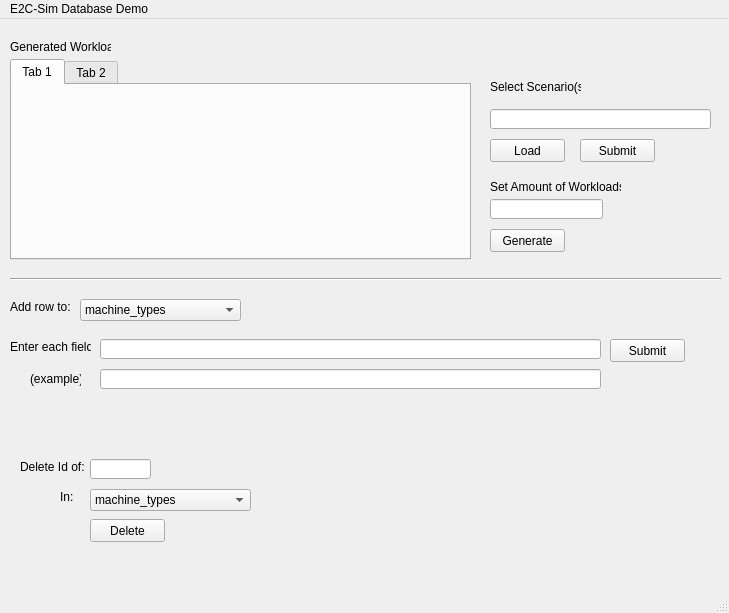
<?xml version="1.0" encoding="UTF-8"?>
<ui version="4.0">
 <class>MainWindow</class>
 <widget class="QMainWindow" name="MainWindow">
  <property name="geometry">
   <rect>
    <x>0</x>
    <y>0</y>
    <width>729</width>
    <height>613</height>
   </rect>
  </property>
  <property name="windowTitle">
   <string>MainWindow</string>
  </property>
  <widget class="QWidget" name="centralwidget">
   <widget class="QLabel" name="scen_label">
    <property name="geometry">
     <rect>
      <x>490</x>
      <y>60</y>
      <width>91</width>
      <height>16</height>
     </rect>
    </property>
    <property name="text">
     <string>Select Scenario(s)</string>
    </property>
   </widget>
   <widget class="QPushButton" name="scen_submit">
    <property name="geometry">
     <rect>
      <x>580</x>
      <y>120</y>
      <width>75</width>
      <height>23</height>
     </rect>
    </property>
    <property name="text">
     <string>Submit</string>
    </property>
   </widget>
   <widget class="QLabel" name="wl_label">
    <property name="geometry">
     <rect>
      <x>10</x>
      <y>20</y>
      <width>101</width>
      <height>16</height>
     </rect>
    </property>
    <property name="text">
     <string>Generated Workload</string>
    </property>
   </widget>
   <widget class="QPushButton" name="scen_load">
    <property name="geometry">
     <rect>
      <x>490</x>
      <y>120</y>
      <width>75</width>
      <height>23</height>
     </rect>
    </property>
    <property name="text">
     <string>Load</string>
    </property>
   </widget>
   <widget class="QPushButton" name="wl_generate">
    <property name="geometry">
     <rect>
      <x>490</x>
      <y>210</y>
      <width>75</width>
      <height>23</height>
     </rect>
    </property>
    <property name="text">
     <string>Generate</string>
    </property>
   </widget>
   <widget class="QLineEdit" name="scen_path">
    <property name="geometry">
     <rect>
      <x>490</x>
      <y>90</y>
      <width>221</width>
      <height>20</height>
     </rect>
    </property>
   </widget>
   <widget class="QLineEdit" name="wl_amount">
    <property name="geometry">
     <rect>
      <x>490</x>
      <y>180</y>
      <width>113</width>
      <height>20</height>
     </rect>
    </property>
   </widget>
   <widget class="QTabWidget" name="tabWidget">
    <property name="geometry">
     <rect>
      <x>10</x>
      <y>40</y>
      <width>461</width>
      <height>201</height>
     </rect>
    </property>
    <widget class="QWidget" name="tab">
     <attribute name="title">
      <string>Tab 1</string>
     </attribute>
    </widget>
    <widget class="QWidget" name="tab_2">
     <attribute name="title">
      <string>Tab 2</string>
     </attribute>
    </widget>
   </widget>
   <widget class="QLabel" name="update_label">
    <property name="geometry">
     <rect>
      <x>10</x>
      <y>280</y>
      <width>61</width>
      <height>16</height>
     </rect>
    </property>
    <property name="text">
     <string>Add row to:</string>
    </property>
   </widget>
   <widget class="Line" name="line">
    <property name="geometry">
     <rect>
      <x>10</x>
      <y>250</y>
      <width>711</width>
      <height>20</height>
     </rect>
    </property>
    <property name="orientation">
     <enum>Qt::Horizontal</enum>
    </property>
   </widget>
   <widget class="QLabel" name="set_amt">
    <property name="geometry">
     <rect>
      <x>490</x>
      <y>160</y>
      <width>131</width>
      <height>16</height>
     </rect>
    </property>
    <property name="text">
     <string>Set Amount of Workloads</string>
    </property>
   </widget>
   <widget class="QComboBox" name="update_to">
    <property name="geometry">
     <rect>
      <x>80</x>
      <y>280</y>
      <width>161</width>
      <height>22</height>
     </rect>
    </property>
    <item>
     <property name="text">
      <string>machine_types</string>
     </property>
    </item>
    <item>
     <property name="text">
      <string>task_types</string>
     </property>
    </item>
    <item>
     <property name="text">
      <string>scenario</string>
     </property>
    </item>
    <item>
     <property name="text">
      <string>distribution</string>
     </property>
    </item>
   </widget>
   <widget class="QLineEdit" name="fields">
    <property name="geometry">
     <rect>
      <x>100</x>
      <y>320</y>
      <width>501</width>
      <height>20</height>
     </rect>
    </property>
   </widget>
   <widget class="QLabel" name="label">
    <property name="geometry">
     <rect>
      <x>10</x>
      <y>320</y>
      <width>81</width>
      <height>16</height>
     </rect>
    </property>
    <property name="text">
     <string>Enter each field:</string>
    </property>
   </widget>
   <widget class="QPushButton" name="update_submit">
    <property name="geometry">
     <rect>
      <x>610</x>
      <y>320</y>
      <width>75</width>
      <height>23</height>
     </rect>
    </property>
    <property name="text">
     <string>Submit</string>
    </property>
   </widget>
   <widget class="QLineEdit" name="example_field">
    <property name="geometry">
     <rect>
      <x>100</x>
      <y>350</y>
      <width>501</width>
      <height>20</height>
     </rect>
    </property>
   </widget>
   <widget class="QLabel" name="example">
    <property name="geometry">
     <rect>
      <x>30</x>
      <y>350</y>
      <width>51</width>
      <height>20</height>
     </rect>
    </property>
    <property name="text">
     <string>(example):</string>
    </property>
   </widget>
   <widget class="QLabel" name="delete_id_label">
    <property name="geometry">
     <rect>
      <x>20</x>
      <y>440</y>
      <width>71</width>
      <height>16</height>
     </rect>
    </property>
    <property name="text">
     <string>Delete Id of:</string>
    </property>
   </widget>
   <widget class="QLineEdit" name="id_to_delete">
    <property name="geometry">
     <rect>
      <x>90</x>
      <y>440</y>
      <width>61</width>
      <height>20</height>
     </rect>
    </property>
   </widget>
   <widget class="QLabel" name="in_label">
    <property name="geometry">
     <rect>
      <x>60</x>
      <y>470</y>
      <width>21</width>
      <height>16</height>
     </rect>
    </property>
    <property name="text">
     <string>In:</string>
    </property>
   </widget>
   <widget class="QComboBox" name="which_to_delete">
    <property name="geometry">
     <rect>
      <x>90</x>
      <y>470</y>
      <width>161</width>
      <height>22</height>
     </rect>
    </property>
    <item>
     <property name="text">
      <string>machine_types</string>
     </property>
    </item>
    <item>
     <property name="text">
      <string>task_types</string>
     </property>
    </item>
    <item>
     <property name="text">
      <string>distribution</string>
     </property>
    </item>
   </widget>
   <widget class="QPushButton" name="delete_submit">
    <property name="geometry">
     <rect>
      <x>90</x>
      <y>500</y>
      <width>75</width>
      <height>23</height>
     </rect>
    </property>
    <property name="text">
     <string>Delete</string>
    </property>
   </widget>
  </widget>
  <widget class="QStatusBar" name="statusbar"/>
  <widget class="QMenuBar" name="menubar">
   <property name="geometry">
    <rect>
     <x>0</x>
     <y>0</y>
     <width>729</width>
     <height>21</height>
    </rect>
   </property>
   <widget class="QMenu" name="menuE2C_Sim_Database_Demo">
    <property name="title">
     <string>E2C-Sim Database Demo</string>
    </property>
   </widget>
   <addaction name="menuE2C_Sim_Database_Demo"/>
  </widget>
 </widget>
 <resources/>
 <connections/>
</ui>
